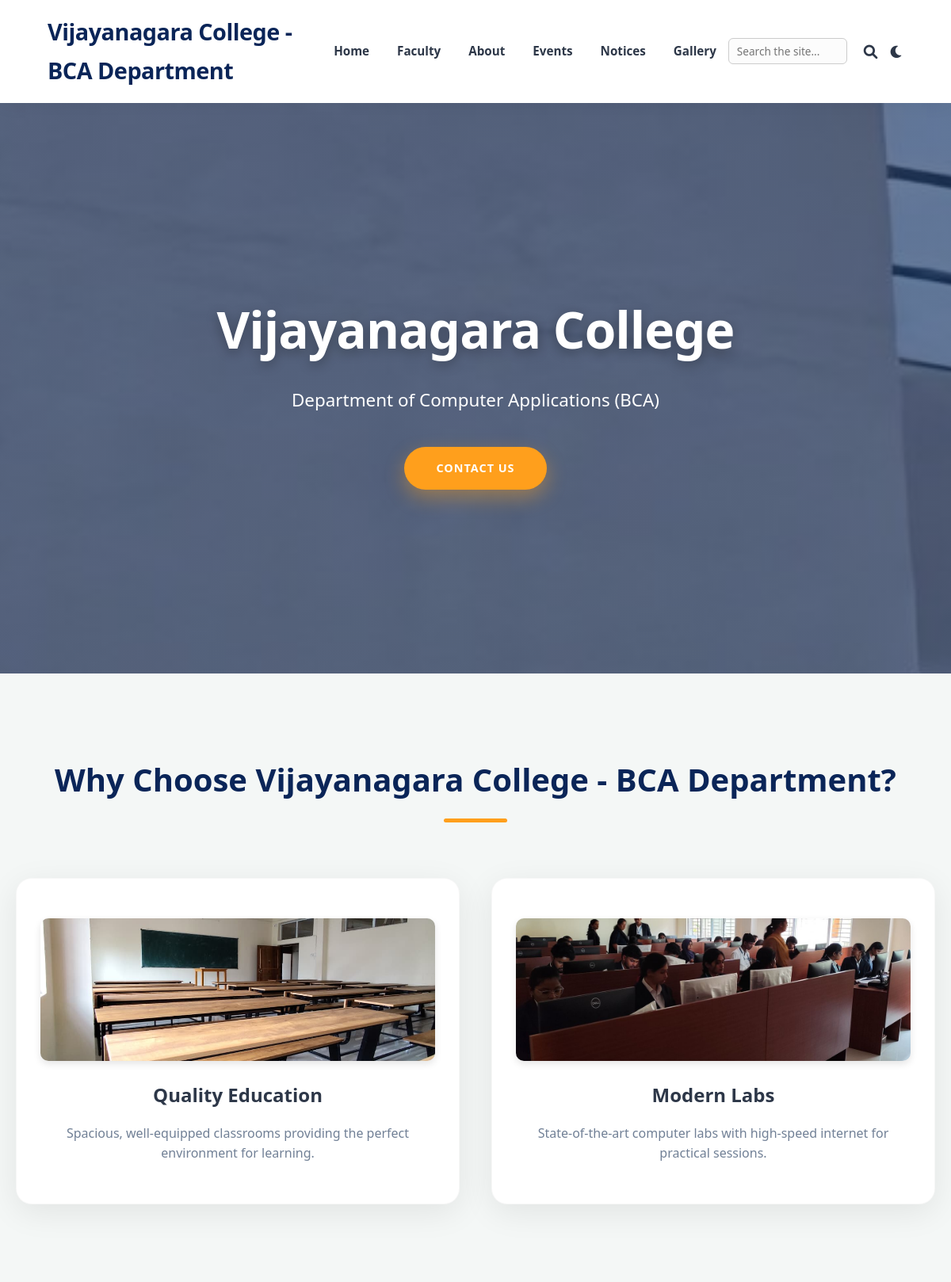
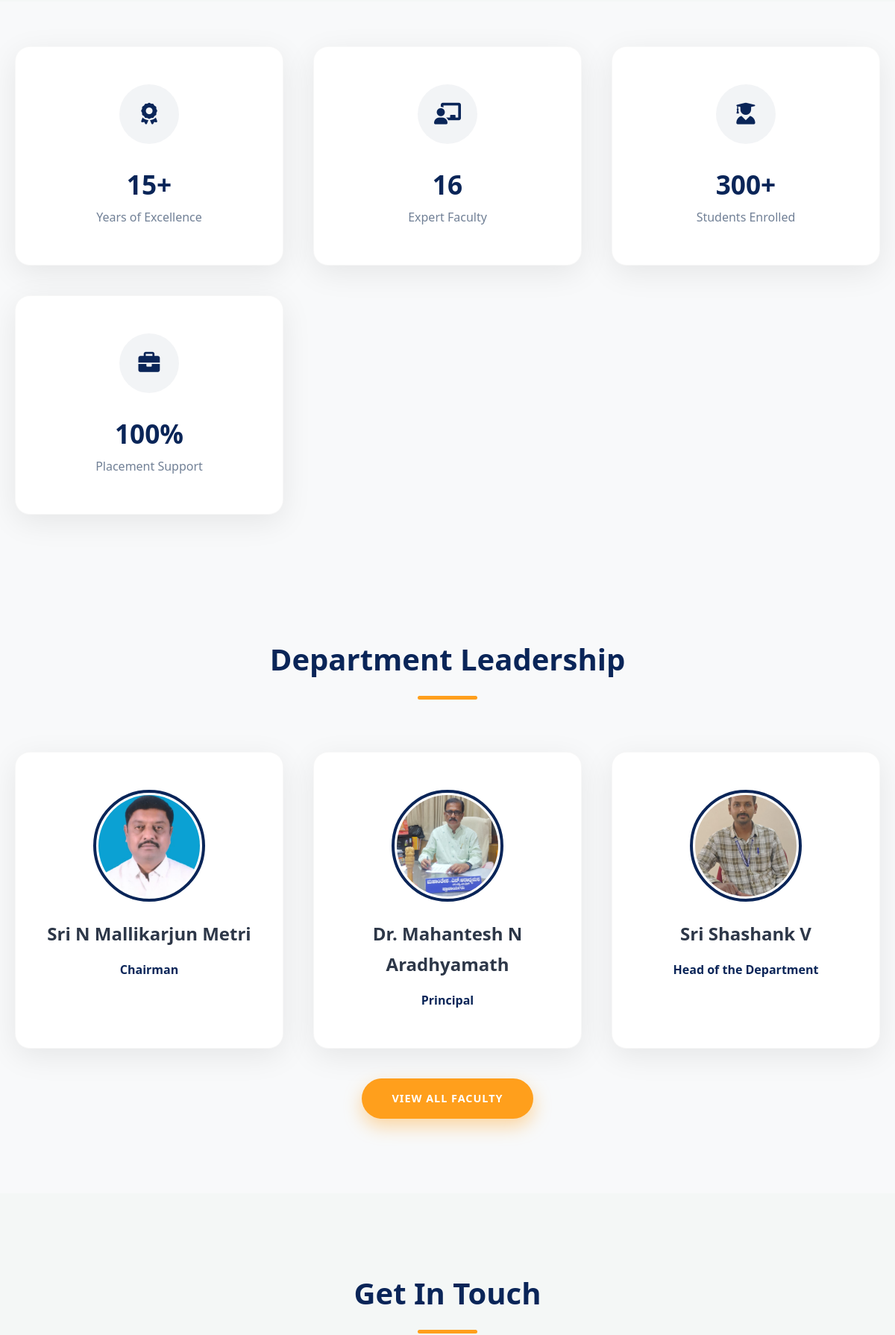
The page / (upper part) on the database its author committed (2 pictures, top to bottom).
### app/models.py (models this page shows)
class SiteSetting(db.Model):
    __tablename__ = "site_settings"
    id = db.Column(db.Integer, primary_key=True)
    college_name = db.Column(db.String(200), default="VNC BCA")
    logo = db.Column(db.String(300), default="")
    favicon = db.Column(db.String(300), default="")
    footer_text = db.Column(db.String(300), default="")
    copyright_text = db.Column(db.String(300), default="")
    developer_name = db.Column(db.String(150), default="")
    developer_url = db.Column(db.String(500), default="")
    show_developer_button = db.Column(db.Boolean, default=True)
    meta_description = db.Column(db.String(300), default="")
    meta_keywords = db.Column(db.String(300), default="")
    og_image = db.Column(db.String(300), default="")
    updated_at = db.Column(db.DateTime, default=datetime.utcnow, onupdate=datetime.utcnow)
    @staticmethod
    def get():
        return _singleton_get(SiteSetting)

class HomeContent(db.Model):
    __tablename__ = "home_content"
    id = db.Column(db.Integer, primary_key=True)
    hero_title = db.Column(db.String(200), default="")
    hero_subtitle = db.Column(db.String(300), default="")
    hero_cta_text = db.Column(db.String(80), default="")
    hero_cta_link = db.Column(db.String(300), default="")
    banner_image = db.Column(db.String(300), default="")
    welcome_title = db.Column(db.String(200), default="")
    welcome_message = db.Column(db.Text, default="")
    updated_at = db.Column(db.DateTime, default=datetime.utcnow, onupdate=datetime.utcnow)
    @staticmethod
    def get():
        return _singleton_get(HomeContent)

class HomeFeature(db.Model):
    __tablename__ = "home_features"
    id = db.Column(db.Integer, primary_key=True)
    title = db.Column(db.String(150), nullable=False)
    description = db.Column(db.Text, default="")
    image = db.Column(db.String(300), default="")
    display_order = db.Column(db.Integer, default=0)

class HomeStat(db.Model):
    __tablename__ = "home_stats"
    id = db.Column(db.Integer, primary_key=True)
    label = db.Column(db.String(100), nullable=False)
    value = db.Column(db.String(40), nullable=False)
    icon = db.Column(db.String(60), default="fa-solid fa-star")
    display_order = db.Column(db.Integer, default=0)

class Faculty(db.Model):
    __tablename__ = "faculty"
    id = db.Column(db.Integer, primary_key=True)
    name = db.Column(db.String(150), nullable=False)
    department = db.Column(db.String(150), default="")
    designation = db.Column(db.String(150), default="")
    qualification = db.Column(db.String(200), default="")
    email = db.Column(db.String(200), default="")
    phone = db.Column(db.String(30), default="")
    photo = db.Column(db.String(300), default="")
    display_order = db.Column(db.Integer, default=0)
    is_leadership = db.Column(db.Boolean, default=False)
    created_at = db.Column(db.DateTime, default=datetime.utcnow)

### app/routes/public.py (the view)
@public_bp.route("/")
def index():
    form = ContactForm()
    home = models.HomeContent.get()
    stats = models.HomeStat.query.order_by(models.HomeStat.display_order).all()
    features = models.HomeFeature.query.order_by(models.HomeFeature.display_order).all()
    cta_buttons = models.HomeCTAButton.query.order_by(models.HomeCTAButton.display_order).all()
    leaders = (
        models.Faculty.query.filter_by(is_leadership=True)
        .order_by(models.Faculty.display_order)
        .all()
    )
    contact_info = models.ContactInfo.get()
    social_links = models.SocialLink.query.order_by(models.SocialLink.display_order).all()
    return render_template(
        "index.html",
        form=form,
        home=home,
        stats=stats,
        features=features,
        cta_buttons=cta_buttons,
        leaders=leaders,
        contact_info=contact_info,
        social_links=social_links,
    )

### app/forms.py
class ContactForm(FlaskForm):
    name = StringField("Name", validators=[DataRequired(), Length(max=120)])
    email = StringField("Email", validators=[DataRequired(), Email(), Length(max=200)])
    message = TextAreaField("Message", validators=[DataRequired(), Length(max=4000)])

### app/__init__.py (called while the page is built)
def _register_context_processors(app: Flask) -> None:
    @app.context_processor
    def inject_site_settings():
        from .models import SiteSetting
        try:
            settings = SiteSetting.get()
        except Exception:
            settings = None
        return {"site_settings": settings}

def _register_security_headers(app: Flask) -> None:
    @app.after_request
    def set_secure_headers(response):
        response.headers.setdefault("X-Content-Type-Options", "nosniff")
        response.headers.setdefault("X-Frame-Options", "SAMEORIGIN")
        response.headers.setdefault("Referrer-Policy", "strict-origin-when-cross-origin")
        return response

### app/models.py (called while the page is built)
def _singleton_get(model):
    row = model.query.get(1)
    if row is None:
        row = model(id=1)
        db.session.add(row)
        db.session.commit()
    return row

    @staticmethod
    def get():
        return _singleton_get(ContactInfo)

### templates/index.html (shortened to what this page needs)
<!DOCTYPE html>
<html lang="en">
<head>
    <link rel="stylesheet" href="{{ url_for('static', filename='css/style.css') }}">
    <link href="https://unpkg.com/aos@2.3.1/dist/aos.css" rel="stylesheet">
    <link rel="stylesheet" href="https://cdnjs.cloudflare.com/ajax/libs/font-awesome/6.0.0/css/all.min.css">
</head>
<body>
    <nav class="navbar">
        <div class="logo">
            {% if site_settings and site_settings.logo %}
                <img src="{{ url_for('static', filename=site_settings.logo) }}" alt="Logo" style="height:40px; vertical-align:middle;">
            {% else %}
                {{ site_settings.college_name if site_settings else "VNC BCA" }}
            {% endif %}
        </div>
        <ul class="nav-links">
            <li><a href="/">Home</a></li>
            <li><a href="/staff">Faculty</a></li>
            <li><a href="/about">About</a></li>
            <li><a href="/event">Events</a></li>
            <li><a href="/notices">Notices</a></li>
            <li><a href="/gallery">Gallery</a></li>
        </ul>
        <form action="{{ url_for('public.search') }}" method="GET" class="search-box">
            <input type="text" name="q" placeholder="Search the site..." aria-label="Search">
            <button type="submit" class="theme-toggle" aria-label="Search"><i class="fas fa-search"></i></button>
        </form>
        <button type="button" class="theme-toggle" id="themeToggleBtn" aria-label="Toggle dark mode" title="Toggle dark/light mode"><i class="fas fa-moon"></i></button>
    </nav>
    <header class="hero" {% if home and home.banner_image %}style="background-image: linear-gradient(to bottom, rgba(10, 37, 88, 0.6), rgba(10, 37, 88, 0.7)), url('{{ url_for('static', filename=home.banner_image) }}');"{% endif %}>
        <h1 data-aos="fade-up">{{ home.hero_title if home else "Vijayanagara College" }}</h1>
        {% if home and home.hero_subtitle %}<p data-aos="fade-up" data-aos-delay="200">{{ home.hero_subtitle }}</p>{% endif %}
        <div class="cta-row" data-aos="fade-up" data-aos-delay="400">
            {% if home and home.hero_cta_text %}
                <a href="{{ home.hero_cta_link or '#contact' }}" class="btn-primary">{{ home.hero_cta_text }}</a>
            {% endif %}
        </div>
    </header>
    {% if features %}
    <section class="section">
        <div class="container">
            <h2 class="section-title" data-aos="fade-up">Why Choose {{ site_settings.college_name if site_settings else "Us" }}?</h2>
            <div class="grid-3">
                {% for feature in features %}
                <div class="card" data-aos="fade-up" data-aos-delay="{{ loop.index0 * 100 }}">
                    {% if feature.image %}
                    <img src="{{ url_for('static', filename=feature.image) }}" class="feature-img" onerror="this.src='https://via.placeholder.com/300'">
                    {% endif %}
                    <h3>{{ feature.title }}</h3>
                    <p>{{ feature.description }}</p>
                </div>
                {% endfor %}
            </div>
        </div>
    </section>
    {% endif %}
    {% if stats %}
    <section class="section" style="background-color: #f8f9fa; padding-top:60px; padding-bottom:60px;">
        <div class="container">
            <div class="grid-3">
                {% for stat in stats %}
                <div class="card stat-card" data-aos="zoom-in" data-aos-delay="{{ loop.index0 * 100 }}">
                    <div class="icon-box"><i class="{{ stat.icon }}"></i></div>
                    <div class="stat-value">{{ stat.value }}</div>
                    <div class="stat-label">{{ stat.label }}</div>
                </div>
                {% endfor %}
            </div>
        </div>
    </section>
    {% endif %}
    {% if leaders %}
    <section class="section" style="background-color: #f8f9fa;">
        <div class="container">
            <h2 class="section-title" data-aos="fade-up">Department Leadership</h2>
            <div class="grid-3" style="justify-content: center;">
                {% for leader in leaders %}
                <div class="card" data-aos="fade-up" data-aos-delay="{{ loop.index0 * 100 }}">
                    {% if leader.photo %}
                    <img src="{{ url_for('static', filename=leader.photo) }}" class="leader-img" onerror="this.src='https://via.placeholder.com/150'">
                    {% endif %}
                    <h3>{{ leader.name }}</h3>
                    <p style="color:var(--primary); font-weight:bold;">{{ leader.designation }}</p>
                </div>
                {% endfor %}
            </div>
            <div style="text-align:center; margin-top:40px;" data-aos="fade-up">
                <a href="/staff" class="btn-primary">View All Faculty</a>
            </div>
        </div>
    </section>
    {% endif %}
    <section id="contact" class="section">
        <div class="container">
            <h2 class="section-title" data-aos="zoom-in">Get In Touch</h2>
        </div>
    </section>
</body>
</html>

### static/css/style.css (style rules this page uses)
:root { --bg-color: #f4f7f6; --white: #ffffff; --primary: #0a2558; --primary-light: #1e4c9a; --accent: #ff9f1c; --text-main: #2d3748; --text-muted: #718096; --shadow-soft: 0 10px 40px rgba(0,0,0,0.08); --shadow-hover: 0 20px 50px rgba(0,0,0,0.12); }
* { margin: 0; padding: 0; box-sizing: border-box; font-family: 'Segoe UI', 'Roboto', Helvetica, Arial, sans-serif; }
body { background-color: var(--bg-color); color: var(--text-main); line-height: 1.7; overflow-x: hidden; }
a { text-decoration: none; color: inherit; transition: 0.3s ease; }
ul { list-style: none; }
.navbar { display: flex; justify-content: space-between; align-items: center; padding: 1rem 5%; background: var(--white); box-shadow: 0 4px 20px rgba(0,0,0,0.05); position: sticky; top: 0; z-index: 1000; }
.logo { font-size: 1.8rem; font-weight: 800; color: var(--primary); letter-spacing: -0.5px; }
.nav-links { display: flex; gap: 35px; }
.nav-links a { color: var(--text-main); font-weight: 600; font-size: 0.95rem; position: relative; }
.nav-links a::after { content: ''; position: absolute; width: 0; height: 2px; bottom: -5px; left: 0; background-color: var(--accent); transition: width 0.3s; }
.hero { height: 90vh; background: linear-gradient(to bottom, rgba(10, 37, 88, 0.6), rgba(10, 37, 88, 0.7)), url('../images/department.jpg'); background-size: cover; background-position: center; background-attachment: fixed; display: flex; align-items: center; justify-content: center; text-align: center; flex-direction: column; color: var(--white); position: relative; padding: 20px; }
.hero h1 { font-size: 4rem; font-weight: 800; margin-bottom: 15px; letter-spacing: -1px; text-shadow: 0 4px 15px rgba(0,0,0,0.3); animation: fadeInDown 1s ease-out; }
.hero p { font-size: 1.4rem; max-width: 700px; margin-bottom: 40px; font-weight: 300; opacity: 0.9; animation: fadeInUp 1s ease-out 0.3s backwards; }
.btn-primary { display: inline-block; padding: 15px 40px; background: var(--accent); color: var(--white); border: none; font-weight: 700; border-radius: 50px; cursor: pointer; text-transform: uppercase; font-size: 0.9rem; letter-spacing: 1px; box-shadow: 0 10px 25px rgba(255, 159, 28, 0.4); transition: all 0.3s ease; animation: fadeInUp 1s ease-out 0.6s backwards; }
.container { max-width: 1200px; margin: 0 auto; padding: 0 20px; }
.section { padding: 100px 0; }
.section-title { text-align: center; font-size: 2.5rem; font-weight: 800; margin-bottom: 70px; color: var(--primary); position: relative; }
.section-title::after { content: ''; display: block; width: 80px; height: 5px; background: var(--accent); margin: 15px auto 0; border-radius: 5px; }
.grid-3 { display: grid; grid-template-columns: repeat(auto-fit, minmax(320px, 1fr)); gap: 40px; }
.card { background: var(--white); padding: 50px 30px; border-radius: 20px; box-shadow: var(--shadow-soft); text-align: center; transition: all 0.4s ease; border: 1px solid rgba(0,0,0,0.03); position: relative; overflow: hidden; }
.card::before { content: ''; position: absolute; top: 0; left: 0; width: 100%; height: 5px; background: var(--primary); transform: scaleX(0); transition: transform 0.4s ease; transform-origin: left; }
.icon-box { width: 80px; height: 80px; background: rgba(10, 37, 88, 0.05); border-radius: 50%; display: flex; align-items: center; justify-content: center; margin: 0 auto 25px; color: var(--primary); font-size: 2rem; transition: 0.3s; }
.card h3 { margin-bottom: 15px; color: var(--text-main); font-size: 1.5rem; font-weight: 700; }
.card p { color: var(--text-muted); font-size: 1rem; line-height: 1.6; }
.feature-img { width: 100%; height: 180px; object-fit: cover; border-radius: 10px; margin-bottom: 15px; box-shadow: 0 4px 10px rgba(0,0,0,0.1); }
input, textarea { width: 100%; padding: 18px; border: 2px solid #edf2f7; border-radius: 10px; background: #fcfcfc; font-size: 1rem; transition: 0.3s; outline: none; color: var(--text-main); }

### rows shown on the page
SiteSetting: college_name "Vijayanagara College - BCA Department"
HomeContent: hero_title "Vijayanagara College", hero_subtitle "Department of Computer Applications (BCA)", hero_cta_text "CONTACT US"
HomeFeature: image (picture), title "Quality Education", description "Spacious, well-equipped classrooms providing the perfect environment for learning."
HomeFeature: image (picture), title "Modern Labs", description "State-of-the-art computer labs with high-speed internet for practical sessions."
HomeStat: value "15+", label "Years of Excellence"
HomeStat: value "16", label "Expert Faculty"
HomeStat: value "300+", label "Students Enrolled"
HomeStat: value "100%", label "Placement Support"
Faculty: photo (picture), name "Sri N Mallikarjun Metri", designation "Chairman"
Faculty: photo (picture), name "Dr. Mahantesh N Aradhyamath", designation "Principal"
Faculty: photo (picture), name "Sri Shashank V", designation "Head of the Department"
